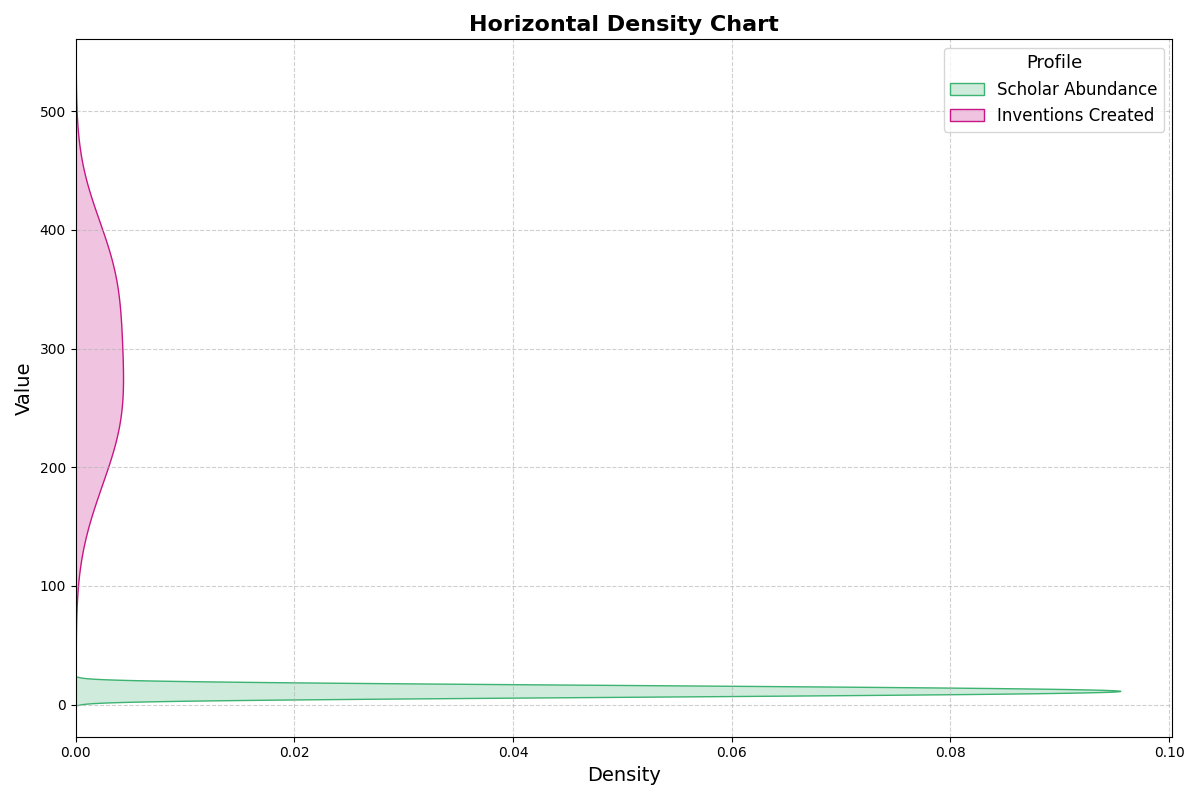

Write Python code to recreate this figure.
import matplotlib.pyplot as plt
import numpy as np
import seaborn as sns

countries = ["Land X", "Land Y", "Land Z", "Land W", "Land V", "Land U", "Land T", "Land S", "Land R", "Land Q"]
researcher_density = np.array([8, 6, 15, 12, 17, 9, 11, 14, 10, 13])
patents_filed = np.array([240, 180, 350, 300, 400, 220, 280, 370, 250, 330])

fig, ax = plt.subplots(figsize=(12, 8))

sns.kdeplot(y=researcher_density, ax=ax, fill=True, color="mediumseagreen", label="Scholar Abundance")
sns.kdeplot(y=patents_filed, ax=ax, fill=True, color="mediumvioletred", label="Inventions Created")

ax.set_title("Horizontal Density Chart", fontsize=16, fontweight='bold')
ax.set_xlabel("Density", fontsize=14)
ax.set_ylabel("Value", fontsize=14)
ax.legend(title="Profile", fontsize=12, title_fontsize='13')
ax.grid(True, linestyle='--', alpha=0.6)

plt.tight_layout()
plt.show()
